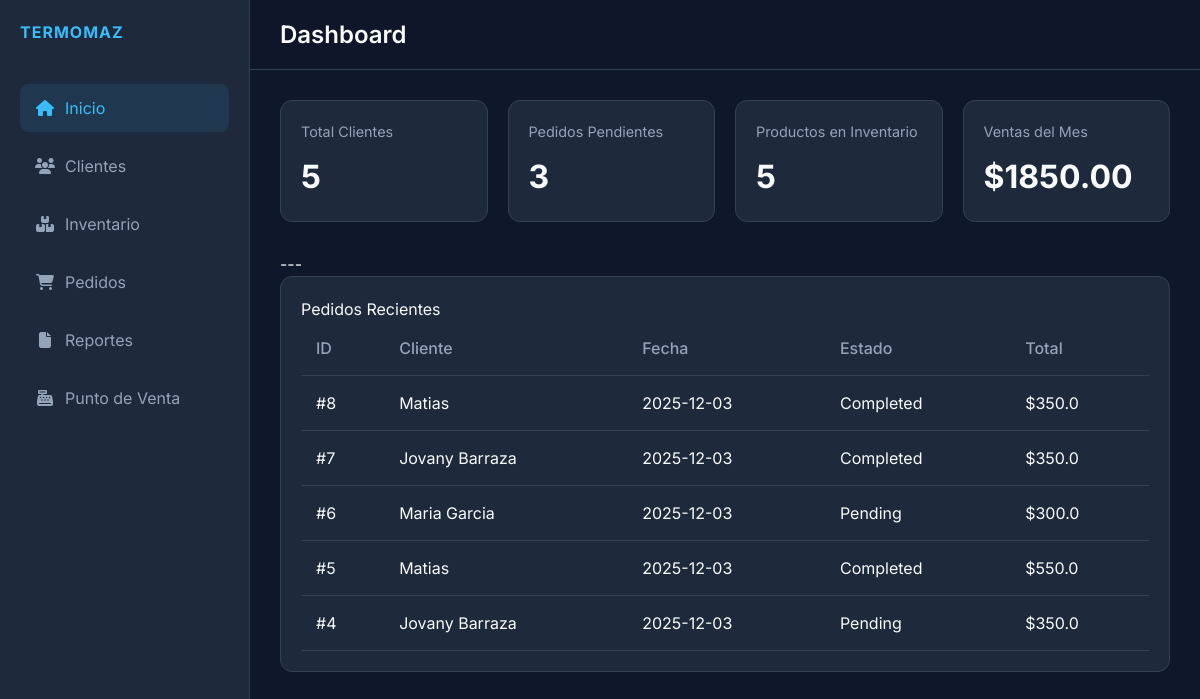
Before: / with the older database file.
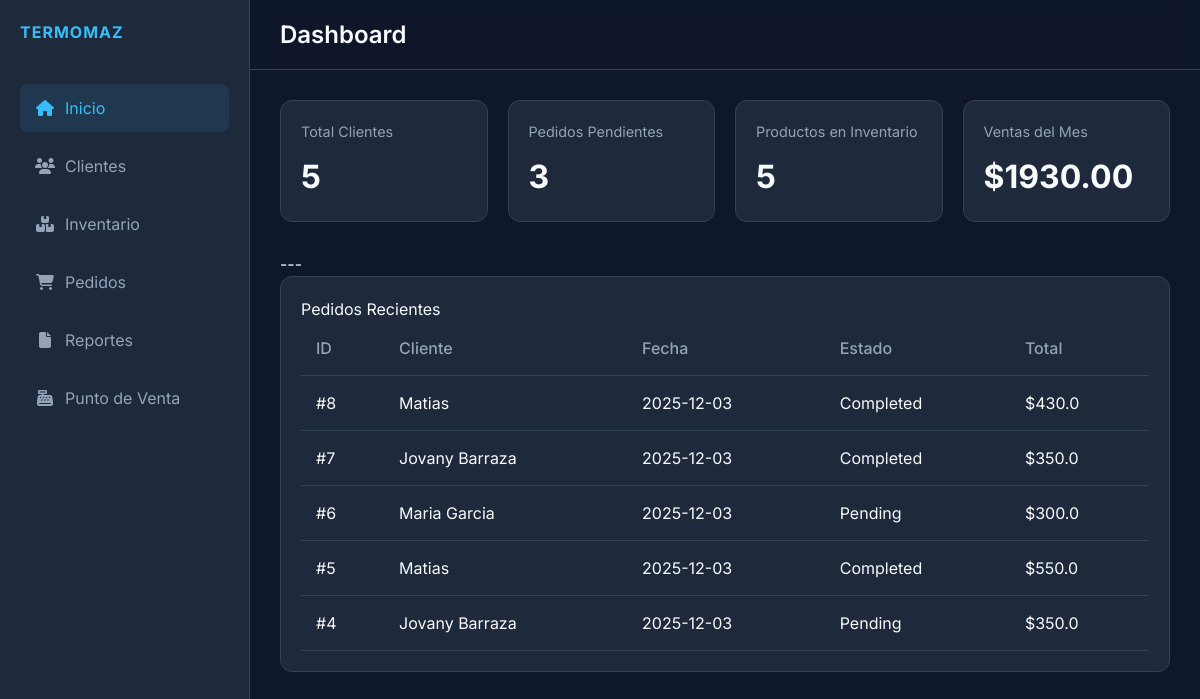
After: the same page with the newer database file.
### models.py (models this page shows)
class Order(db.Model):
    id = db.Column(db.Integer, primary_key=True)
    client_id = db.Column(db.Integer, db.ForeignKey('client.id'), nullable=False)
    client = db.relationship('Client', backref=db.backref('orders', lazy=True))
    date = db.Column(db.DateTime, default=datetime.utcnow)
    status = db.Column(db.String(20), default='Pending') # Pending, Completed, Cancelled
    total = db.Column(db.Float, default=0.0)
    paid_amount = db.Column(db.Float, default=0.0)
    payment_status = db.Column(db.String(20), default='Pending') # Pending, Partial, Paid
    shipping_address = db.Column(db.String(200))
    items = db.relationship('OrderItem', backref='order', lazy=True, cascade="all, delete-orphan")

class Client(db.Model):
    id = db.Column(db.Integer, primary_key=True)
    name = db.Column(db.String(100), nullable=False)
    phone = db.Column(db.String(20))
    email = db.Column(db.String(100))
    address = db.Column(db.String(200))
    created_at = db.Column(db.DateTime, default=datetime.utcnow)

### app.py (the view)
@app.route('/')
def index():
    total_clients = Client.query.count()
    total_products = Product.query.count()
    pending_orders = Order.query.filter_by(status='Pending').count()
    start_of_month = get_start_of_current_month()
    monthly_sales_orders = Order.query.filter(
        Order.status == 'Completed',
        Order.date >= start_of_month
    ).all()
    monthly_sales = sum(order.total for order in monthly_sales_orders)
    recent_orders = Order.query.order_by(Order.date.desc()).limit(5).all()
    return render_template('index.html',
                           total_clients=total_clients,
                           total_products=total_products,
                           pending_orders=pending_orders,
                           monthly_sales=f"{monthly_sales:.2f}",
                           recent_orders=recent_orders)

### app.py (called while the page is built)
def get_start_of_current_month():
    today = date.today()
    return datetime(today.year, today.month, 1)

### templates/index.html
{% extends 'base.html' %}
{% block title %}Dashboard{% endblock %}
{% block content %}
<div class="stats-grid">
    <div class="stat-card">
        <h3>Total Clientes</h3>
        <div class="value">{{ total_clients }}</div>
    </div>
    <div class="stat-card">
        <h3>Pedidos Pendientes</h3>
        <div class="value">{{ pending_orders }}</div>
    </div>
    <div class="stat-card">
        <h3>Productos en Inventario</h3>
        <div class="value">{{ total_products }}</div>
    </div>
    <div class="stat-card">
        <h3>Ventas del Mes</h3>
        <div class="value">${{ monthly_sales }}</div>
    </div>
</div>
---
<div class="card">
    <div class="card-header">
        <h2>Pedidos Recientes</h2>
    </div>
    <div class="table-container">
        <table>
            <thead>
                <tr>
                    <th>ID</th>
                    <th>Cliente</th>
                    <th>Fecha</th>
                    <th>Estado</th>
                    <th>Total</th>
                </tr>
            </thead>
            <tbody>
                {% for order in recent_orders %}
                <tr>
                    <td>#{{ order.id }}</td>
                    <td>{{ order.client.name }}</td>
                    <td>{{ order.date.strftime('%Y-%m-%d') }}</td>
                    <td>
                        <span class="order-status
                            {% if order.status == 'Completed' %}status-completed
                            {% elif order.status == 'Pending' %}status-pending
                            {% elif order.status == 'Shipped' %}status-shipped
                            {% else %}status-default{% endif %}">
                            {{ order.status }}
                        </span>
                    </td>
                    <td>${{ order.total }}</td>
                </tr>
                {% else %}
                <tr>
                    <td colspan="5" style="text-align: center; color: var(--text-muted);">No hay pedidos recientes</td>
                </tr>
                {% endfor %}
            </tbody>
        </table>
    </div>
</div>
{% endblock %}

Changed rows visible on the page:
changed Order id 8: total "350.0" → "430.0"
Other visible differences:
{{ monthly_sales }}: "1850.00" → "1930.00"
